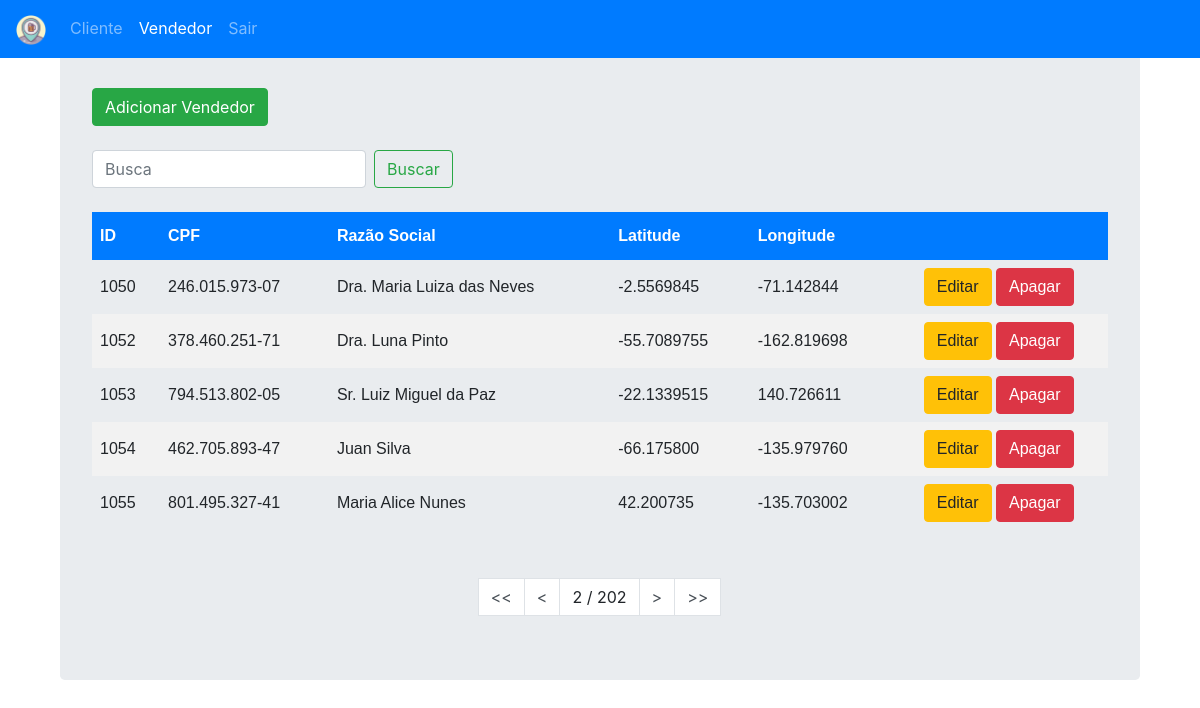
Screenshot of /cadastros/vendedor/?page=2 (signed in) with the database file from the repository.
### cadastros/models.py (models this page shows)
class Vendedor(models.Model):
    cpf = models.CharField(max_length=18)
    razao_social = models.CharField(max_length=40)
    latitude = models.CharField(max_length=12)
    longitude = models.CharField(max_length=12)
    class Meta:
        db_table = 'Vendedores'

### cadastros/views.py (the view)
# urls.py: path('vendedor/', views.listaVendedor, name='lista-vendedor'),
@login_required
def listaVendedor(request):
    lista = Vendedor.objects.order_by('id')
    query = request.GET.get("q")
    if query:
        lista = lista.filter(
            Q(id__icontains=query) |
            Q(cpf__icontains=query) |
            Q(razao_social__icontains=query)
            ).distinct()
    paginator = Paginator(lista, 5) # Mostra 5 contatos por página
    try:
        page = int(request.GET.get('page', '1'))
    except ValueError:
        page = 1
    try:
        lista = paginator.page(page)
    except (EmptyPage, InvalidPage):
        lista = paginator.page(paginator.num_pages)
    return render(request, 'cadastros/lista_vendedor.html', {"lista":lista})

### templates/cadastros/lista_vendedor.html
{% extends "cadastros/base.html" %}
{% block body_block %}
{% include "cadastros/lista.html" with active_tab='vendedor' %}
{% endblock %}

### templates/cadastros/lista.html (shortened to what this page needs)
<body>
    <div class="container">
      <div class="jumbotron">
          {% if active_tab == 'cliente' %}
          <div align="left">
            <a href="{% url 'cadastros:adicionar-cliente' %}">
                <br><button type="button" class="btn btn-success">Adicionar Cliente</button><br><br>
            </a>
          </div>
          {% else %}
          <div align="left">
            <a href="{% url 'cadastros:adicionar-vendedor' %}">
                <br><button type="button" class="btn btn-success">Adicionar Vendedor</button><br><br>
            </a>
          </div>
          {% endif %}
          <div align="right">
              <form class="form-inline my-2 my-lg-0" >
                <input class="form-control mr-sm-2" name="q" type="search" placeholder="Busca" aria-label="Search" value='{{request.GET.q}}'>
                <button class="btn btn-outline-success my-2 my-sm-0" type="submit">Buscar</button>
              </form>
          </div>
          <br>
          <div class="tabela">
          {% if lista %}
              <table>
                <thead>
                  <th>ID</th>
                  {% if active_tab == 'cliente' %}
                  <th>CNPJ</th>
                  {% else %}
                  <th>CPF</th>
                  {% endif %}
                  <th>Razão Social</th>
                  <th>Latitude</th>
                  <th>Longitude</th>
                  <th> </th>
                </thead>
                {% for acc in lista %}
                  <tr>
                    <td>{{ acc.id }} </td>
                    {% if active_tab == 'cliente' %}
                    <td>{{ acc.cnpj }}</td>
                    {% else %}
                    <td>{{ acc.cpf }}</td>
                    {% endif %}
                    <td>{{ acc.razao_social }}</td>
                    <td>{{ acc.latitude }}</td>
                    <td>{{ acc.longitude }}</td>
                    <td>
                        <div align="center">
                            <a href="editar/{{ acc.id }}"><button type="button" class="btn btn-warning">Editar</button></a>
                            <a href="apagar/{{ acc.id }}"><button type="button" class="btn btn-danger">Apagar</button></a>
                        </div>
                    </td>
                  </tr>
                {% endfor %}
            </table>
            <br><br>
            <div class="pagination justify-content-center">
                <a class="step-links">
                    {% if lista.has_previous %}
                        <a class="page-link"  href="?page=1{% if request.GET.q %}&q={{request.GET.q}} {% endif %}" ><< </a>
                        <a class="page-link"  href="?page={{ lista.previous_page_number }}{% if request.GET.q %}&q={{request.GET.q}} {% endif %}" >< </a>
                    {% endif %}
                    {% if lista.paginator.num_pages != 1 %}
                    <a class="page-link active">{{ lista.number}} / {{lista.paginator.num_pages}}</a>
                    {% endif %}
                    {% if lista.has_next %}
                        <a class="page-link"  href="?page={{ lista.next_page_number }}{% if request.GET.q %}&q={{request.GET.q}} {% endif %}">></a>
                        <a class="page-link"  href="?page={{ lista.paginator.num_pages }}{% if request.GET.q %}&q={{request.GET.q}} {% endif %}" >>> </a>
                    {% endif %}
            </div>
          {% else %}
            <p>Não existem registros.</p>
          {% endif %}
        </div>
      </div>
    </div>
</body>

### static/cadastros/css/my_style.css (style rules this page uses)
table { font-family: "Trebuchet MS", Arial, Helvetica, sans-serif; border-collapse: collapse; width: 100%; }
th, td { padding: 8px; }
th { padding-top: 12px; padding-bottom: 12px; text-align: left; padding-top: 12px; padding-bottom: 12px; text-align: left; background-color: #007bff; color: white; }
tr:nth-child(even) { background-color: #f2f2f2; }
a:link { color: #495057; }

### rows the page displays
Vendedor: id "1050", cpf "246.015.973-07", razao_social "Dra. Maria Luiza das Neves", latitude "-2.5569845", longitude "-71.142844"
Vendedor: id "1052", cpf "378.460.251-71", razao_social "Dra. Luna Pinto", latitude "-55.7089755", longitude "-162.819698"
Vendedor: id "1053", cpf "794.513.802-05", razao_social "Sr. Luiz Miguel da Paz", latitude "-22.1339515", longitude "140.726611"
Vendedor: id "1054", cpf "462.705.893-47", razao_social "Juan Silva", latitude "-66.175800", longitude "-135.979760"
Vendedor: id "1055", cpf "801.495.327-41", razao_social "Maria Alice Nunes", latitude "42.200735", longitude "-135.703002"

### other values shown
{{ lista.number }} "2"
{{ lista.paginator.num_pages }} "202"
